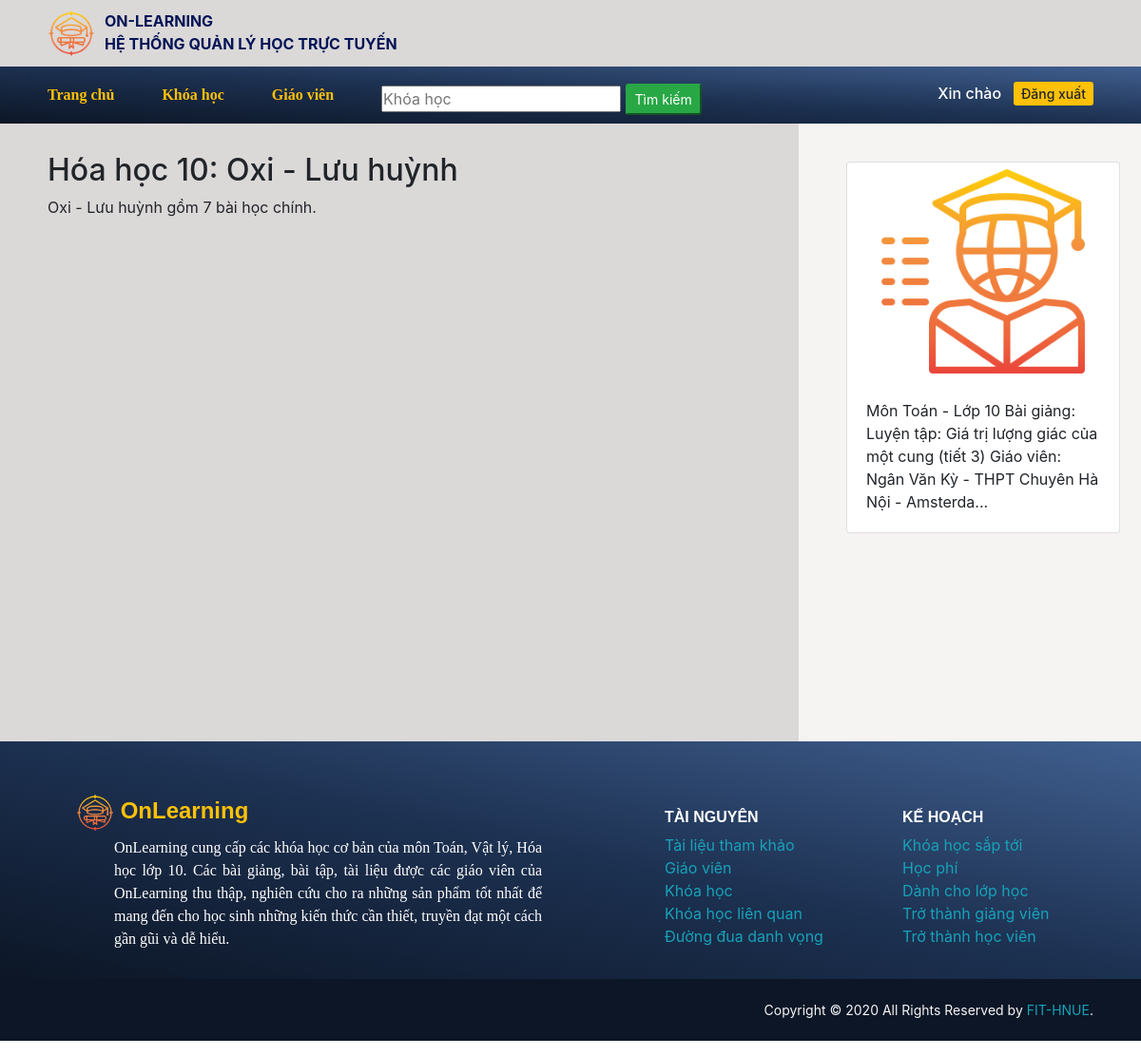
The page /OnLearning/onlearning/index.php/course/detail/22 (signed in) on the database its author committed.
### tables this page shows
CREATE TABLE `courses` (
  `id` int(11) NOT NULL,
  `course_name` varchar(300) NOT NULL,
  `course_describe` varchar(300) NOT NULL,
  `qty_lesson` int(11) NOT NULL,
  `less_name` varchar(500) DEFAULT NULL
);

### OnLearning/onlearning/application/controllers/Course.php (called while the page is built, shortened)
<?php
class Course extends CI_Controller {
    public function detail($id="")
	{
        $this->load->model("Coursemodel");
        $course = $this->Coursemodel->getById($id);
        $data = array(
            "content" => "course/detail",
            "course" => $course
        );
        $this->load->view("layout", $data);
    }
}

### OnLearning/onlearning/index.php (called while the page is built, shortened)
<?php
require_once BASEPATH.'core/CodeIgniter.php';

### OnLearning/onlearning/application/models/Coursemodel.php (called while the page is built, shortened)
<?php
require_once __DIR__."/Basemodel.php";
class Coursemodel extends Basemodel{
    public function __construct()
    {
        $this->table = "courses";
    }
}

### OnLearning/onlearning/application/models/Basemodel.php (called while the page is built, shortened)
<?php
class Basemodel extends CI_Model
{
    public function getById($id)
    {
        $qr = $this->db->query("Select * from $this->table where id = $id");
        $course = $qr->first_row("array");
        return $course;
    }
}
?>

### OnLearning/onlearning/application/views/course/detail.php (the view)
<h2 style="padding-top: 30px;"><?php echo $course['course_name'] ?></h2>
<p><?php echo $course['course_describe'] ?></p>
<h5 style="padding-top: 30px;"><?php echo $course['less_name'] ?></h5>

### OnLearning/onlearning/assets/css/home.css (style rules this page uses)
* { padding: 0px; margin: 0px; }

### rows shown on the page
courses: course_name "Hóa học 10: Oxi - Lưu huỳnh", course_describe "Oxi - Lưu huỳnh gồm 7 bài học chính."
